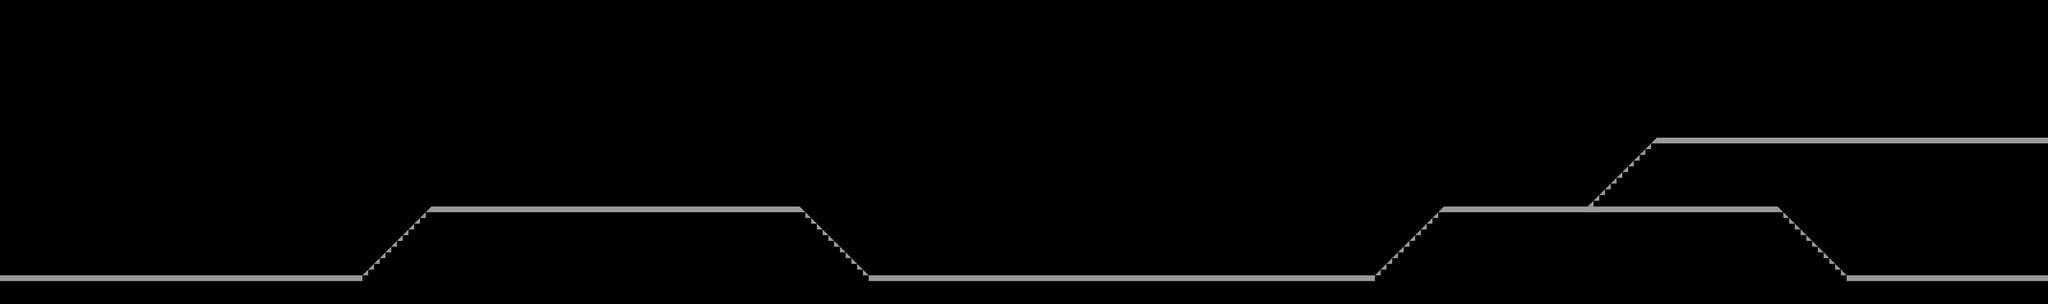

This is a level from a 2D game, rendered from its Tiled map with the project's own tilesets. A one-line summary and the map file follow, with tile-layer data summarised:
An orthogonal 356x53 tile map with 32x32 px tiles, 1 tile layer (collision), 2 tilesets and 4 objects.

<map version="1.0" tiledversion="1.0.2" orientation="orthogonal" renderorder="left-down" width="356" height="53" tilewidth="32" tileheight="32" nextobjectid="5">
 <tileset firstgid="1" name="tiles" tilewidth="11364" tileheight="1680" tilecount="4" columns="0">
  <grid orientation="orthogonal" width="1" height="1" />
  <tile id="0">
   <image width="79" height="79" source="cube.png" />
  </tile>
  <tile id="1">
   <image width="50" height="50" source="tile.png" />
  </tile>
  <tile id="2">
   <image width="11364" height="1680" source="layout.png" />
  </tile>
  <tile id="3">
   <image width="1088" height="192" source="slopes.png" />
  </tile>
 </tileset>
 <tileset firstgid="5" name="slopes" tilewidth="32" tileheight="32" tilecount="51" columns="17">
  <image source="slopes-32.png" width="544" height="96" />
 </tileset>
 <objectgroup name="background">
  <object id="1" gid="3" x="0" y="1696" width="11364" height="1680" />
 </objectgroup>
 <layer name="collision" width="356" height="53">
  <properties>
   <property name="collision" value="true" />
  </properties>
  <data>[18868 cells, 436 non-empty, 3 distinct tile ids]</data>
 </layer>
 <objectgroup name="cubes">
  <object id="2" gid="1" x="896" y="1424" width="79" height="79" />
  <object id="3" gid="1" x="984" y="1424" width="79" height="79" />
  <object id="4" gid="1" x="1072" y="1424" width="79" height="79" />
 </objectgroup>
</map>
